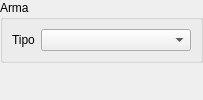
                         <widget class="QWidget" name="pageItemWeapon">
                          <layout class="QVBoxLayout" name="verticalLayout_18">
                           <property name="spacing">
                            <number>0</number>
                           </property>
                           <property name="leftMargin">
                            <number>0</number>
                           </property>
                           <property name="topMargin">
                            <number>0</number>
                           </property>
                           <property name="rightMargin">
                            <number>0</number>
                           </property>
                           <property name="bottomMargin">
                            <number>0</number>
                           </property>
                           <item>
                            <widget class="QGroupBox" name="groupBox_6">
                             <property name="title">
                              <string>Arma</string>
                             </property>
                             <layout class="QVBoxLayout" name="verticalLayout_17">
                              <item>
                               <layout class="QGridLayout" name="gridLayout_11">
                                <item row="0" column="0">
                                 <widget class="QLabel" name="label_20">
                                  <property name="sizePolicy">
                                   <sizepolicy hsizetype="Fixed" vsizetype="Preferred">
                                    <horstretch>0</horstretch>
                                    <verstretch>0</verstretch>
                                   </sizepolicy>
                                  </property>
                                  <property name="text">
                                   <string>Tipo</string>
                                  </property>
                                 </widget>
                                </item>
                                <item row="0" column="1">
                                 <widget class="QComboBox" name="comboBoxItemWeaponType">
                                  <property name="minimumSize">
                                   <size>
                                    <width>150</width>
                                    <height>0</height>
                                   </size>
                                  </property>
                                 </widget>
                                </item>
                               </layout>
                              </item>
                             </layout>
                            </widget>
                           </item>
                           <item>
                            <spacer name="verticalSpacer_8">
                             <property name="orientation">
                              <enum>Qt::Vertical</enum>
                             </property>
                             <property name="sizeType">
                              <enum>QSizePolicy::MinimumExpanding</enum>
                             </property>
                             <property name="sizeHint" stdset="0">
                              <size>
                               <width>20</width>
                               <height>0</height>
                              </size>
                             </property>
                            </spacer>
                           </item>
                          </layout>
                         </widget>
